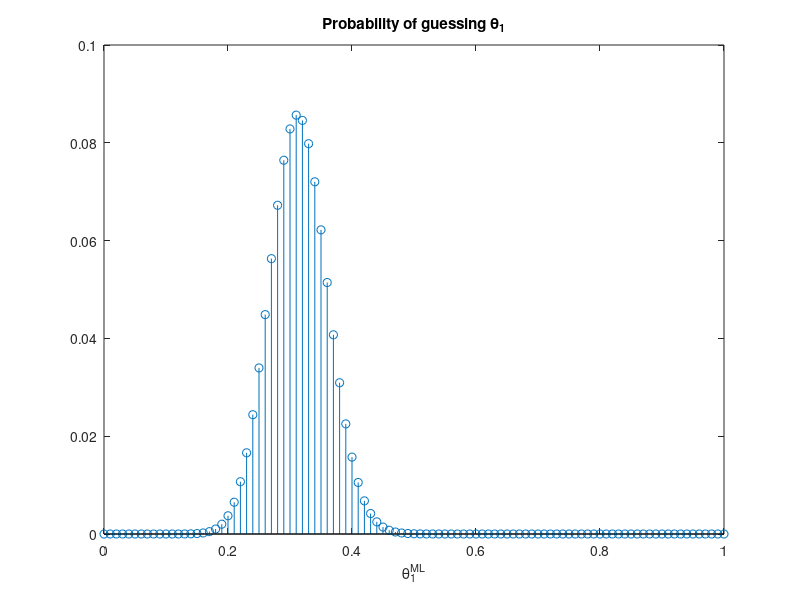

MATLAB code to generate this figure:
clear all; close all; clc;
theta_1 = 0.3141;
theta_ML = zeros(1,100);
for i = 1:101
    choose = 1;
    for j=1:i-1
        choose = choose*(101 - j)/(i-j);
    end
    theta_ML(i)=theta_1^(i-1)*(1-theta_1)^(101-i)*choose;
end
stem(0:0.01:1,theta_ML)
xlabel('\theta_1^{ML}')
title('Probability of guessing \theta_1')

